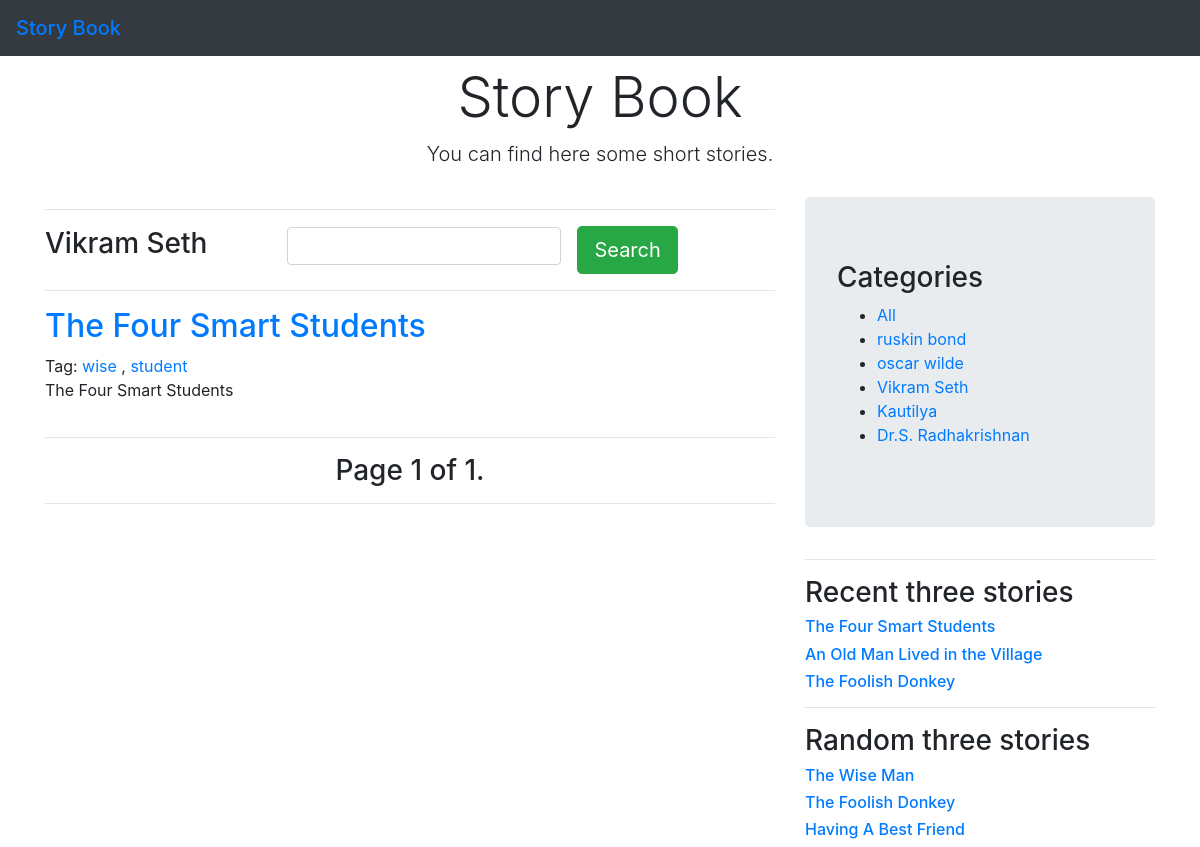
/Vikram-Seth, run on the app's committed database.
### story/models.py (models this page shows, shortened)
class Category(models.Model):
    name=models.CharField(max_length=150,db_index=True)
    slug=models.SlugField(unique=True)
    class Meta:
        ordering=('-name',)
    def get_absolute_url(self):
        return reverse('story:story_category',args=[self.slug])

class Story(models.Model):
    category=models.ForeignKey(Category,on_delete=models.CASCADE)
    title=models.CharField(max_length=150)
    body=models.TextField()
    des=models.TextField()
    publish=models.DateTimeField(auto_now_add=True)
    tags=TaggableManager()
    class Meta:
        ordering=('-publish',)
    def get_absolute_url(self):
        return reverse('story:story_detail',args=[self.id])

### story/views.py (the view, shortened to what this page needs)
# urls.py: path('', views.story_list,name='story_list'),
def story_list(request,category_slug=None,tag_slug=None):
    category=None
    categories=Category.objects.all()
    story=Story.objects.all()
    paginator=Paginator(story,4)
    page=request.GET.get('page')
    tag=None
    try:
        story=paginator.page(page)
    except PageNotAnInteger:
        story=paginator.page(1)
    except EmptyPage:
        story=paginator.page(paginator.num_pages)
    if category_slug:
        story=Story.objects.all()
        category=get_object_or_404(Category,slug=category_slug)
        story=story.filter(category=category)
        paginator=Paginator(story,2)
    page=request.GET.get('page')
    try:
        story=paginator.page(page)
    except PageNotAnInteger:
        story=paginator.page(1)
    except EmptyPage:
        story=paginator.page(paginator.num_pages)
    all_story=Story.objects.all()
    recent_story=all_story[:3]
    all_random_story=list(Story.objects.all())
    random_story=random.sample(all_random_story,3)
    all_random_story=list(Story.objects.all())
    one_random_story=random.sample(all_random_story,3)[0]
    return render (request,'story/story_list.html',{'one_random_story':one_random_story,'random_story':random_story,'recent_story':recent_story,'categories':categories,'story':story,'category':category,'page':page,'tag':tag})

### story/templates/story/story_list.html (shortened to what this page needs)
{% extends 'base.html' %}
{%  block body  %}
<div class="pricing-header px-2 py-2 pt-md-2 pb-md-2 mx-auto text-center">
    <h2 class="display-4">Story Book</h2>
    <p class="lead">You can find here some short stories.</p>
</div>
<div class="container">
    <div class="row">
        <div class="col-8">
            <div>
                <hr>
                <form action="{% url 'story:story_search' %}" class="form-inline" method="get">
                    <div class="form-group mb-1">
                        <h3> {%  if category  %}{{category.name}}{%  else %}All-STORY{% endif %}</h3>
                    </div>
                    <div class="form-group mx-sm-3 mb-2 " >
                        <input name="search" class="form-control" style="margin-left: 4rem;">
                    </div>
                    <button type="submit" class="btn btn-success btn-lg">Search</button>
                </form>
                <hr>
                {% for x in story  %}
                <div class="mt-3">
                    <a href="{{x.get_absolute_url}}">
                        <h2>{{x.title}}</h2>
                    </a>
                    Tag:{% for tag in x.tags.all %}
                    <a href="{% url 'story:story_by_tag' tag.slug %}">{{tag.name}}</a>
                    {% if not forloop.last %},{% endif %}
                    {% endfor %}
                    <p>{{x.des}}</p>
                </div>
                {% endfor %}
                <hr style="margin-top: 2.2rem;">
                <h3 class="text-center ">{%  include 'pagination.html' with page=story %}</h3>
                <hr>
            </div>
        </div>
        <div class="col-4">
            <div class="jumbotron mt-1">
                <h3>Categories</h3>
                <ul>
                    <li>
                        <a href="{% url 'story:story_list'  %}">All</a>
                        {%  for x in categories %}
                    <li>
                        <a href="{{x.get_absolute_url}}">{{x.name}}</a>
                    </li>
                    {% endfor %}
                    </li>
                </ul>
            </div>
            <hr>
            <h3>Recent three stories</h3>
                {% for x in recent_story  %}
                <a href="{{x.get_absolute_url}}">
                    <h6>{{x.title}}</h6>
                </a>
                {% endfor %}
                <hr>
                <h3>Random three stories</h3>
                {% for x in random_story  %}
                <a href="{{x.get_absolute_url}}">
                    <h6>{{x.title}}</h6>
                </a>
                {% endfor %}
        </div>
    </div>
</div>
{% endblock %}

### data on the page
Category: name "Vikram Seth"
Story: title "The Four Smart Students", des "The Four Smart Students"
Tag: name "wise"
Tag: name "student"
Category: name "ruskin bond"
Category: name "oscar wilde"
Category: name "Kautilya"
Category: name "Dr.S. Radhakrishnan"
Story: title "An Old Man Lived in the Village"
Story: title "The Foolish Donkey"
Story: title "The Wise Man"
Story: title "Having A Best Friend"

### other printed values
{{ page.number }} "1"
{{ page.paginator.num_pages }} "1"
